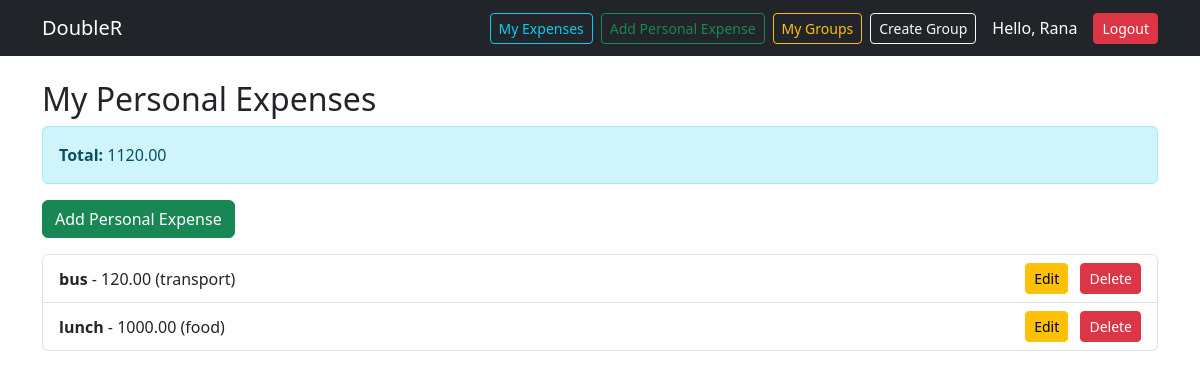
Screenshot of /expenses/personal (signed in) with the database file from the repository.
### tables this page shows
CREATE TABLE personal_expenses (
    id INTEGER PRIMARY KEY AUTOINCREMENT,
    user_id INTEGER NOT NULL,
    title TEXT NOT NULL,
    amount REAL NOT NULL,
    category TEXT,
    created_at TEXT DEFAULT CURRENT_TIMESTAMP,
    FOREIGN KEY (user_id) REFERENCES users(id)
);

### routes/expense_routes.py (the view)
@expense_bp.route("/personal")
def personal_expenses():
    if "user_id" not in session:
        flash("Please login first.", "danger")
        return redirect(url_for("auth.login"))
    user_id = session["user_id"]
    conn = get_db_connection()
    expenses = conn.execute("""
        SELECT * FROM personal_expenses
        WHERE user_id = ?
        ORDER BY id DESC
    """, (user_id,)).fetchall()
    total = conn.execute("""
        SELECT COALESCE(SUM(amount), 0) AS total
        FROM personal_expenses
        WHERE user_id = ?
    """, (user_id,)).fetchone()
    conn.close()
    return render_template(
        "expenses/personal.html",
        expenses=expenses,
        total=total["total"]
    )

### db/connection.py (called while the page is built)
def get_db_connection():
    conn = sqlite3.connect("database.db")
    conn.row_factory = sqlite3.Row
    return conn

### templates/expenses/personal.html
{% extends "base.html" %}
{% block content %}
<h2>My Personal Expenses</h2>
<div class="alert alert-info">
    <strong>Total:</strong> {{ "%.2f"|format(total) }}
</div>
<a href="/expenses/personal/add" class="btn btn-success mb-3">Add Personal Expense</a>
<ul class="list-group">
    {% for e in expenses %}
        <li class="list-group-item d-flex justify-content-between align-items-center">
            <div>
                <strong>{{ e["title"] }}</strong> -
                {{ "%.2f"|format(e["amount"]) }}
                {% if e["category"] %}
                    ({{ e["category"] }})
                {% endif %}
            </div>
            <div>
                <a href="/expenses/personal/edit/{{ e['id'] }}"
                   class="btn btn-warning btn-sm me-2">
                    Edit
                </a>
                <a href="/expenses/personal/delete/{{ e['id'] }}"
                   class="btn btn-danger btn-sm"
                   onclick="return confirm('Are you sure you want to delete this expense?')">
                    Delete
                </a>
            </div>
        </li>
    {% else %}
        <li class="list-group-item">No personal expenses yet.</li>
    {% endfor %}
</ul>
{% endblock %}

### rows the page displays
personal_expenses: title "bus", amount "120.00", category "transport"
personal_expenses: title "lunch", amount "1000.00", category "food"

### other values shown
{{ session['username'] }} "Rana"
{{ "%.2f"|format(total) }} "1120.00"
